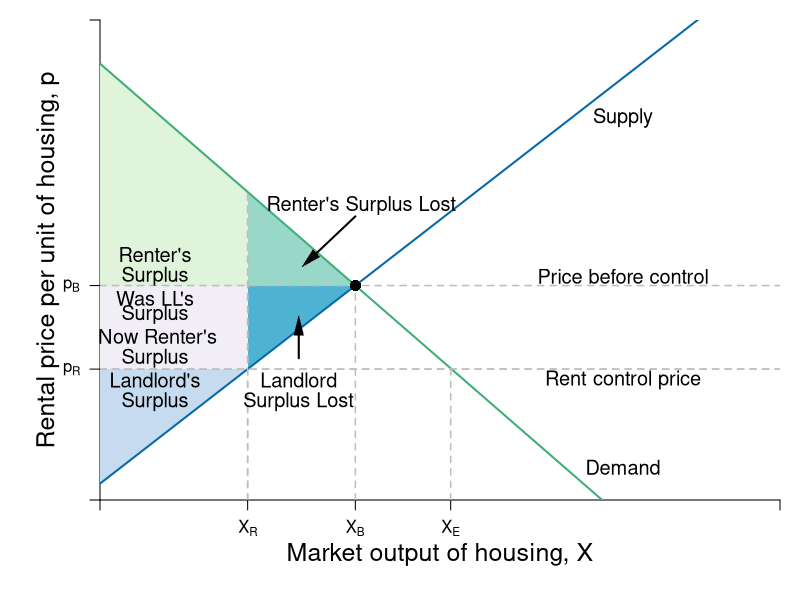

Write the R code that produced this figure.
require(shape)
pdf(file = "public_mechanism/landlord_rc.pdf", width = 9, height = 7)

#Set parameters for graphics
axislabelsize <- 1.5
labelsize <- 1.2
graphlinewidth <- 2
segmentlinewidth <- 1.5


COL <- c("#7fc97f", "#beaed4", "#fdc086", "#ffff99", "#386cb0", "#f0027f", "#bf5b17", "#666666")
COLA <- c("#e0f3db", "#99d8c9","#66c2a4","#41ae76", "#238b45", "#005824")
COLB <- c("#c6dbef", "#4eb3d3", "#2b8cbe", "#0868ac","#084081")
COLC <- c("#fcfbfd", "#efedf5", "#dadaeb", "#bcbddc", "#9e9ac8", "#807dba", "#6a51a3", "#54278f", "#3f007d")

par(mar =  c(5, 5, 1, 1))

Demand <- function(x, rmax = 20, xmax = 12, n = 8) {
  rmax - (rmax/(n*xmax))*x
}

mrsA <- function(x, rmax = 20, xmax = 10) {
  rmax - (rmax/xmax)*x
}

#uA <- function(x, y, rmax, rmax = 20, xmax = 10) {
#  y + rmax*x - (1/2)(rmax/xmax)*x^2
#}


Supply <- function(x, c1 = 0.75, c2 = 0.0465){
  c1 + 4*c2*x
}

xlims <- c(0, 130)
ylims <- c(0, 22)

npts <- 501 
x <- seq(xlims[1], xlims[2], length.out = npts)
y <- seq(ylims[1], ylims[2], length.out = npts) 
a <- c(46.08, 55, 64)
b <- c(46.08, 55, 64)

plot(0, 0, xlim = xlims, ylim = ylims, type = "n",
     xlab = expression(paste("")),
     ylab = expression(paste("")), 
     xaxt = "n", 
     yaxt = "n", 
     cex.lab = axislabelsize, 
     bty = "n",
     xaxs="i", 
     yaxs="i")

# ticksy <- seq(from = 0, to = ylims[2], by = 2)
# ylabels <- seq(from = 0, to = ylims[2], by = 2)
# ticksx <- seq(from = 0, to = xlims[2], by = 2)
# xlabels <- seq(from = 0, to = xlims[2], by = 2)
ticksy <- c(0, 6, 9.83, ylims[2])
ylabels <- c(NA, expression(paste(p[R])), expression(paste(p[B])), NA)
ticksx <- c(0, 28.226, 48.817, 48.817 +18.226, xlims[2])
xlabels <- c(NA, expression(paste(X[R])), expression(paste(X[B])), expression(paste(X[E])), NA)

axis(1, at = ticksx, pos = 0, labels = xlabels)
axis(2, at = ticksy, pos = 0, labels = ylabels, las = 1)

npts <- 500 
xx1 <- seq(xlims[1], xlims[2], length.out = npts)

#Draw the polygon for landlord surplus
xpoly1 <- c(0, 28.226, 0, 0)
ypoly1 <- c(0.75, 6, 6, 0.75)
polygon(x = xpoly1, y = ypoly1, col=COLB[1], density=NULL, border = NA)

#Draw the polygon for renter surplus
xpoly2 <- c(0, 0, 28.226, 28.226)
ypoly2 <- c(6, 20, 14.1196, 6)
polygon(x = xpoly2, y = ypoly2, col=COLA[1], density=NULL, border = NA)

#Draw the polygon for renter loss
xpoly3 <- c(28.226, 28.226, 48.817)
ypoly3 <- c( 9.83, 14.1196, 9.83)
polygon(x = xpoly3, y = ypoly3, col=COLA[2], density=NULL, border = NA)

#Draw the polygon for LL loss
xpoly4 <- c(28.226, 28.226, 48.817)
ypoly4 <- c(6, 9.83, 9.83)
polygon(x = xpoly4, y = ypoly4, col=COLB[2], density=NULL, border = NA)

# CHANGE THIS COLOR

# Draw now renters surplus
xpoly5 <- c(0, 0, 28.226, 28.226)
ypoly5 <- c(9.83, 6, 6, 9.83)
polygon(x = xpoly5, y = ypoly5, col= "#f1eef6", density=NULL, border = NA)

#text(51, 5.5, expression(paste("Landlord Surplus Lost")), xpd = TRUE, cex = labelsize) 

#Segments
segments(0, 9.83, xlims[2], 9.83, lty = 2, "gray" , lwd = segmentlinewidth)
segments(48.817, 0, 48.817, 9.83, lty = 2, col = "gray" , lwd = segmentlinewidth)

segments(0, 6, xlims[2], 6, lty = 2, "gray" , lwd = segmentlinewidth)
segments(28.226, 0, 28.226, 14.1196, lty = 2, "gray" , lwd = segmentlinewidth)

#Lines for mrs graph
lines(xx1, Demand(xx1), col = COLA[4], lwd = graphlinewidth)
lines(xx1, Supply(xx1), col = COLB[4], lwd = graphlinewidth)

# Points
points(48.817, 9.83, pch = 16, col = "black", cex = 1.5)

segments(48.817 +18.226, 0, 48.817 +18.226, 6, lty = 2, col = "gray" , lwd = segmentlinewidth)


segments(0, 6, xlims[2], 6, lty = 2, "gray" , lwd = segmentlinewidth)
segments(28.226, 0, 28.226, 14.1196, lty = 2, "gray" , lwd = segmentlinewidth)

#Label axes
mtext(expression(paste("Market output of housing, ", X)), side=1, line = 2.5, cex = axislabelsize)
text(-10, 0.5*ylims[2], expression(paste("Rental price per unit of housing, ", p)), xpd = TRUE, cex = axislabelsize, srt = 90) 
# 
# points(50, 10, pch = 16, col = "black", cex = 1.5)
# text(52, 10.5, expression(M))

#segments(4.11765, 6.17647, 5.88, 8.88, lty = 1, col = COL[2] , lwd = graphlinewidth)
text(100, 10.25, expression("Price before control"), cex = labelsize)
text(100, 5.5, expression(paste("Rent control price")), cex = labelsize)

# =======
# #Label axes
# mtext(expression(paste("Market output of the good, ", Q)), side=1, line = 2.5, cex = axislabelsize)
# text(-10, 0.5*ylims[2], expression(paste("Price per unit of Q, ", p[Q])), xpd = TRUE, cex = axislabelsize, srt = 90) 
# 
# 
# >>>>>>> 6e560906dce7363b8ef97368c653e613652a65a7


# Arrows
Arrows(48.817, 13, 40, 11, col = "black", lty = 1, lwd = 2, arr.type = "triangle", arr.lwd = 0.5)
Arrows(38, 6.5, 38, 8, col = "black", lty = 1, lwd = 2, arr.type = "triangle", arr.lwd = 0.5)

# Labels
text(10.5, 5.5, expression(paste("Landlord's")), xpd = TRUE, cex = labelsize)
text(10.5, 4.5, expression(paste("Surplus")), xpd = TRUE, cex = labelsize)
text(10.5, 11.25, expression(paste("Renter's")), xpd = TRUE, cex = labelsize) 
text(10.5, 10.25, expression(paste("Surplus")), xpd = TRUE, cex = labelsize)
text(50, 13.5, expression(paste("Renter's Surplus Lost")), xpd = TRUE, cex = labelsize) 
text(38, 5.5, expression(paste("Landlord")), xpd = TRUE, cex = labelsize) 
text(38, 4.5, expression(paste("Surplus Lost")), xpd = TRUE, cex = labelsize) 

text(10.5, 9.25, expression(paste("Was LL's")), xpd = TRUE, cex = labelsize) 
text(10.5, 8.5, expression(paste("Surplus")), xpd = TRUE, cex = labelsize)
text(11, 7.5, expression(paste("Now Renter's")), xpd = TRUE, cex = labelsize) 
text(10.5, 6.5, expression(paste("Surplus")), xpd = TRUE, cex = labelsize)

#text(100, 10.25, expression("Price, Before"), cex = labelsize)
#text(100, 5.5, expression(paste("Rent Control Price")), cex = labelsize)

text(100, 1.5, expression("Demand"), cex = labelsize)
text(100, 17.5, expression("Supply"), cex = labelsize)

dev.off()
